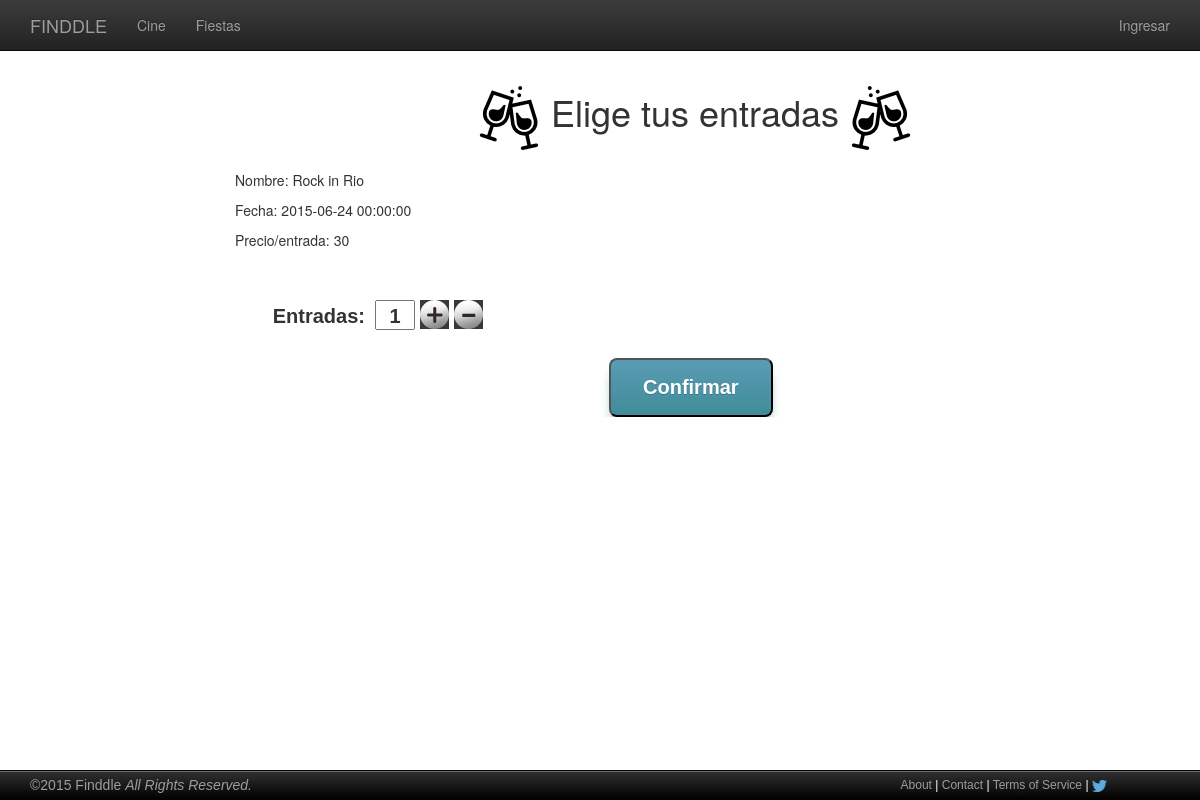
Page /comprarEntradaFiesta.php?evento=2 on the committed database.
### tables this page shows
CREATE TABLE IF NOT EXISTS `eventos` (
`ID` int(11) NOT NULL,
  `Nombre` varchar(100) NOT NULL,
  `Descripcion` text NOT NULL,
  `Fecha` datetime NOT NULL,
  `Precio` double NOT NULL,
  `Imagen` varchar(40) NOT NULL,
  `PlazasDisponibles` int(11) NOT NULL,
  `Tipo` tinyint(1) NOT NULL,
  `Promotor` varchar(100) NOT NULL,
  `Activo` tinyint(1) NOT NULL
);

### includes/php/config.php (called while the page is built, shortened)
<?php
$mysqli = new mysqli(BD_HOST, BD_USER, BD_PASS, BD_NAME);
$mysqli->set_charset("utf8");
function sanitizeArgs(&$args) {
	global $mysqli;
	for($i=0; $i < count($args); $i++){
		$args[$i] = mysqli_real_escape_string($mysqli, $args[$i]);
		$args[$i] = htmlspecialchars_decode(trim(strip_tags(stripslashes($args[$i]))));
	}
}
?>

### includes/php/eventosBD.php (called while the page is built, shortened)
<?php
require_once(__DIR__."/config.php");
function getInfoEvento($idEvento){
	global $mysqli;
	$args = array($idEvento);
	$evento = null;
	$pst = $mysqli->prepare("SELECT * FROM eventos WHERE ID = ?;");
	$pst->bind_param("i",$args[0]);
	$pst->execute();
	$result = $pst->get_result();
	while($row = $result->fetch_array(MYSQLI_ASSOC)){
		$evento = $row;
	}
	return $evento;
}
?>

### comprarEntradaFiesta.php (the view, shortened to what this page needs)
<!DOCTYPE html>
<html>
<head>
  <link rel="stylesheet" type="text/css" href="includes/css/bootstrap.css">
  <link rel="stylesheet" type="text/css" href="includes/css/bootstrap-theme.min.css">
  <link rel="stylesheet" type="text/css" href="includes/css/mycss.css">
  <link rel="stylesheet" type="text/css" href="includes/css/entradasCine.css">
  <link rel="stylesheet" type="text/css" href="includes/css/formularios.css" />
</head>
<?php
  require(__DIR__.'/includes/php/header.php');
  require_once(__DIR__.'/includes/php/compras.php');
  require_once(__DIR__.'/includes/php/eventosBD.php');
?>
<body>
  <div class="main">
    <div class="container">
      <div class="sidebar-left container-fixed col-xs-4 col-sm-4  col-md-2">
      </div>
      <div class="container-fixed col-xs-8 col-sm-8 col-md-10">
        <h1><img src="includes/img/toastl.png"/> Elige tus entradas  <img src="includes/img/toast.png"/></h1>
        <?php
        $evento = getInfoEvento($_GET['evento']);
        echo '<p>Nombre: '.$evento['Nombre'].'</p>';
        echo '<p>Fecha: '.$evento['Fecha'].'</p>';
        echo '<p>Precio/entrada: '.$evento['Precio'].'</p>';
      ?>
        <form method="post" action="<?php echo htmlspecialchars($_SERVER["PHP_SELF"]);?>">
          <div class="numbers-row">
            <label for="name">Entradas: </label>
            <input type="text" name="NumEntradas" id="nEntradas" value="1"/>
          </div>
          <div class="buttons">
            <input class="myButton" type="submit" value="Confirmar" id="submit"/>
          </div>
        </form>
      </div>
      <div class="sidebar-right container-fixed col-xs-4 col-sm-4 ">
      </div>
    </div>
  </div>
  <?php require(__DIR__.'/includes/php/footer.php');?>
</body>
</html>

### includes/css/mycss.css (style rules this page uses)
.main { padding-right: 15px; padding-left: 15px; margin-right: auto; margin-left: auto; margin-top: 51px; padding-top: 15px; }

### includes/css/entradasCine.css (style rules this page uses)
h1 { text-align: center; margin-bottom: 20px; }
.myButton { -moz-box-shadow: 0px 10px 14px -7px #276873; -webkit-box-shadow: 0px 10px 14px -7px #276873; box-shadow: 0px 10px 14px -7px #276873; background:-webkit-gradient(linear, left top, left bottom, color-stop(0.05, #599bb3), color-stop(1, #408c99)); background:-moz-linear-gradient(top, #599bb3 5%, #408c99 100%); background:-webkit-linear-gradient(top, #599bb3 5%, #408c99 100%); background:-o-linear-gradient(top, #599bb3 5%, #408c99 100%); background:-ms-linear-gradient(top, #599bb3 5%, #408c99 100%); background:linear-gradient(to bottom, #599bb3 5%, #408c99 100%); filter:progid:DXImageTransform.Microsoft.gradient(startColorstr='#599bb3', endColorstr='#408c99',GradientType=0); background-color:#599bb3; -moz-border-radius:8px; -webkit-border-radius:8px; border-radius:8px; display:inline-block; cursor:pointer; color:#ffffff; font-family:Arial; font-size:20px; font-weight:bold; padding:13px 32px; text-decoration:none; text-shadow:0px 1px 0px #3d768a; }
form { margin: 50px 0 0 0; }
label { font: bold 20px Helvetica, sans-serif; display: block; float: left; text-align: right; padding: 5px 10px 0 0; width: 140px; }
input[type=text] { float: left; width: 40px; font: bold 20px Helvetica, sans-serif; padding: 3px 0 0 0; text-align: center; }
form div { overflow: hidden; margin: 0 0 5px 0; }
.buttons { padding: 20px 0 0 140px; }
.myButton { margin-right: 70%; margin-left: 30%; }

### includes/css/formularios.css (style rules this page uses)
input { outline: none; }

### rows in the picture
eventos: Nombre "Rock in Rio", Fecha "2015-06-24 00:00:00", Precio "30"
